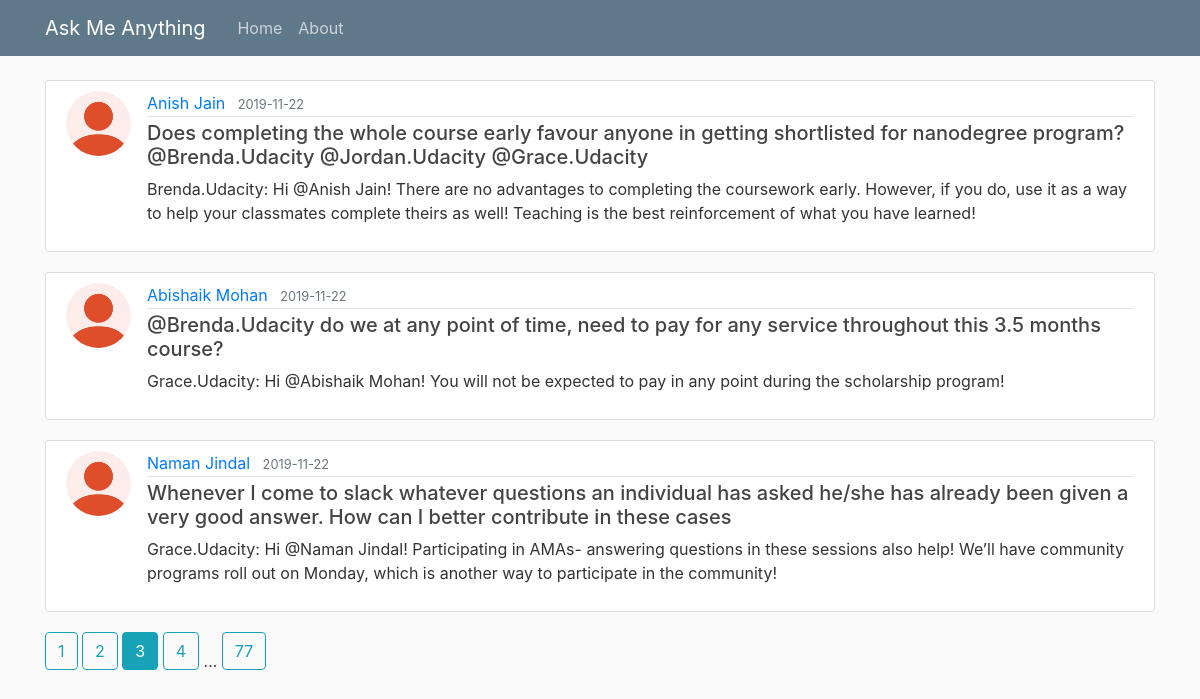
Screenshot of /home?page=3 with the database file from the repository.
### flaskblog.py (models this page shows, shortened)
class Post(db.Model):
    id = db.Column(db.Integer, primary_key=True)
    title = db.Column(db.String(100), nullable=False)
    date_posted = db.Column(db.DateTime, nullable=False)
    content = db.Column(db.Text, nullable=False)
    author = db.Column(db.Text, nullable=False)
    udacity = db.Column(db.Text, nullable=False)

### flaskblog.py (the view)
@app.route("/")
@app.route("/home")
def home():
    page = request.args.get('page', 1, type=int)
    posts = Post.query.order_by(Post.date_posted.asc()).paginate(page=page, per_page=3)
    return render_template('home.html', posts=posts)

### templates/home.html
{% extends "layout.html" %}
{% block content %}
    {% for post in posts.items %}
        <article class="media content-section">
          <img class="rounded-circle article-img" src="{{ url_for('static', filename='profile_pics/default1.png') }}">
          <div class="media-body">
            <div class="article-metadata">
              <a class="mr-2" href="{{ url_for('user_posts', username=post.author) }}">{{ post.author }}</a>
              <small class="text-muted">{{ post.date_posted.strftime('%Y-%m-%d')  }}</small>
            </div>
            <h5><a class="article-title" href="#">{{ post.title }}</a></h5>
            <p class="article-content">{{post.udacity}}: {{ post.content }}</p>
          </div>
        </article>
    {% endfor %}
    {% for page_num in posts.iter_pages(left_edge=1, right_edge=1, left_current=1, right_current=2) %}
      {% if page_num %}
        {% if posts.page == page_num %}
          <a class="btn btn-info mb-4" href="{{ url_for('home', page=page_num) }}">{{ page_num }}</a>
        {% else %}
          <a class="btn btn-outline-info mb-4" href="{{ url_for('home', page=page_num) }}">{{ page_num }}</a>
        {% endif %}
      {% else %}
        ...
      {% endif %}
    {% endfor %}
{% endblock content %}

### static/main.css (style rules this page uses)
body { background: #fafafa; color: #333333; margin-top: 5rem; }
h1, h2, h3, h4, h5, h6 { color: #444444; }
.content-section { background: #ffffff; padding: 10px 20px; border: 1px solid #dddddd; border-radius: 3px; margin-bottom: 20px; }
.article-title { color: #444444; }
.article-content { white-space: pre-line; }
.article-img { height: 65px; width: 65px; margin-right: 16px; }
.article-metadata { padding-bottom: 1px; margin-bottom: 4px; border-bottom: 1px solid #e3e3e3 }

### rows the page displays
Post: author "Anish Jain", date_posted "2019-11-22", title "Does completing the whole course early favour anyone in getting shortlisted for nanodegree program? @Brenda.Udacity @Jordan.Udacity @Grace.Udacity", udacity "Brenda.Udacity", content "Hi @Anish Jain! There are no advantages to completing the coursework early. However, if you do, use it as a way to help your classmates complete theirs as well! Teaching is the best reinforcement of what you have learned!"
Post: author "Abishaik Mohan", date_posted "2019-11-22", title "@Brenda.Udacity do we at any point of time, need to pay for any service throughout this 3.5 months course?", udacity "Grace.Udacity", content "Hi @Abishaik Mohan! You will not be expected to pay in any point during the scholarship program!"
Post: author "Naman Jindal", date_posted "2019-11-22", title "Whenever I come to slack whatever questions an individual has asked he/she has already been given a very good answer. How can I better contribute in these cases", udacity "Grace.Udacity", content "Hi @Naman Jindal! Participating in AMAs- answering questions in these sessions also help! We’ll have community programs roll out on Monday, which is another way to participate in the community!"

### other values shown
{{ page_num }} "1" "2" "4" "77"
{{ page_num }} "3"
